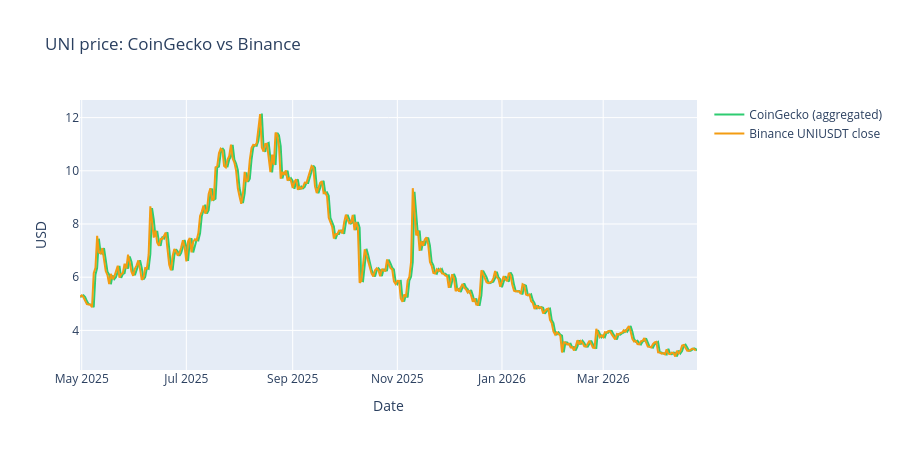

Notebook source saved alongside this figure:
### Code cell
# CoinGecko (aggregated) vs Binance (single CEX) — UNI price side by side
fig = go.Figure()
fig.add_trace(go.Scatter(x=uni_cg['datetime'], y=uni_cg['price'],
                         name='CoinGecko (aggregated)', line=dict(color='#2ecc71')))
fig.add_trace(go.Scatter(x=uni_bn['datetime'], y=uni_bn['close'],
                         name='Binance UNIUSDT close', line=dict(color='#f39c12')))
fig.update_layout(title='UNI price: CoinGecko vs Binance',
                  xaxis_title='Date', yaxis_title='USD', height=450, hovermode='x unified')
fig.show()

### Figure 1 — Plotly figure (JSON) as saved in the notebook; plotly's stock layout.template omitted (floating-point values rounded to 4 significant figures; data arrays with more than 128 entries replaced by an {"elided": "..."} marker saying what was removed)
{"data": [{"line": {"color": "#2ecc71"}, "name": "CoinGecko (aggregated)", "type": "scatter", "x": {"elided": "361 str values"}, "y": {"elided": "361 float values"}}, {"line": {"color": "#f39c12"}, "name": "Binance UNIUSDT close", "type": "scatter", "x": {"elided": "360 str values"}, "y": {"elided": "360 float values"}}], "layout": {"height": 450, "hovermode": "x unified", "title": {"text": "UNI price: CoinGecko vs Binance"}, "xaxis": {"title": {"text": "Date"}}, "yaxis": {"title": {"text": "USD"}}}}
